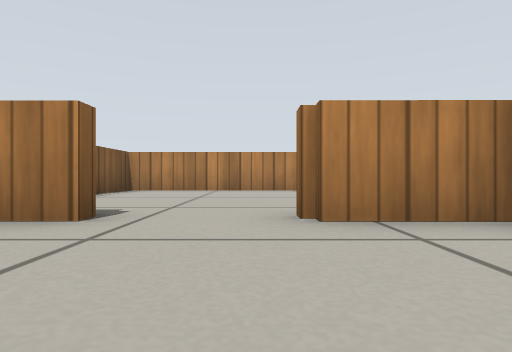
View 1 (above)

24 first-person views from a walk through a world built for the Gazebo simulator. The camera is 0.19 m above the floor, looks level and sees 75° across. The floor is counted in squares, 0.5 m on a side. Each view is taken from the middle of a square. On the plan, view 1 faces up. The plan holds only what a view shows up to about 9 squares ahead; the rest is blank. Simple patterns stand in for the simulator's built-in surfaces.

View 2
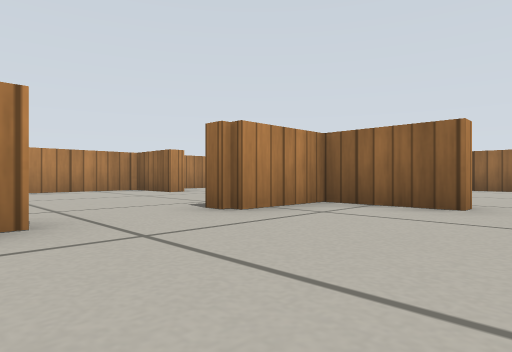

View 3
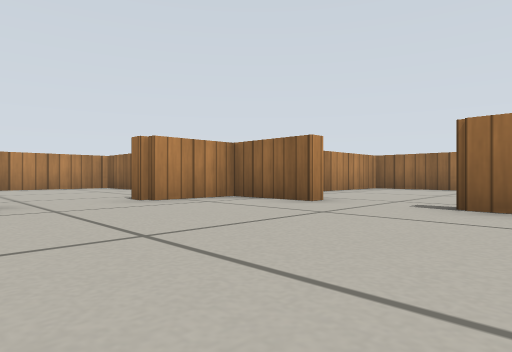

View 4
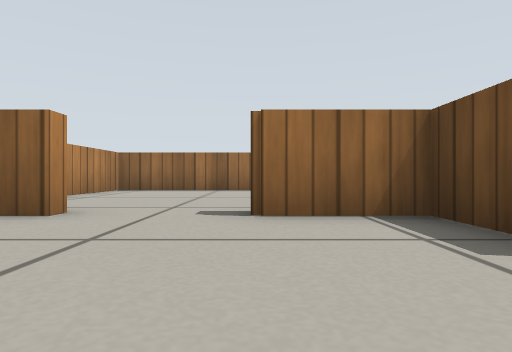

View 5
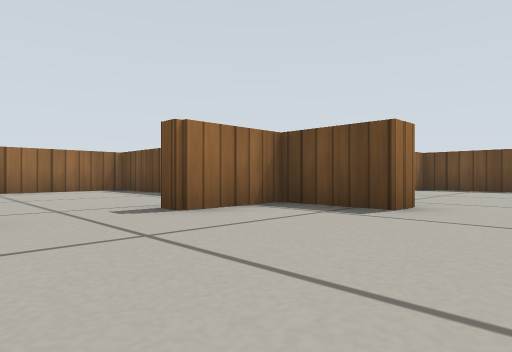

View 6
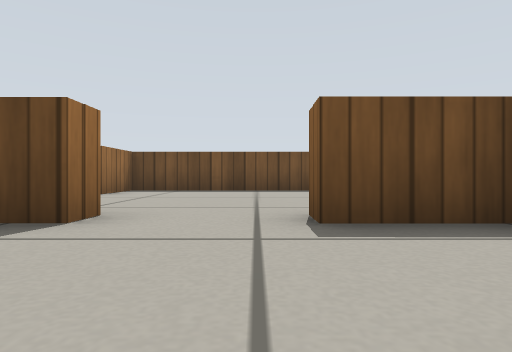

View 7
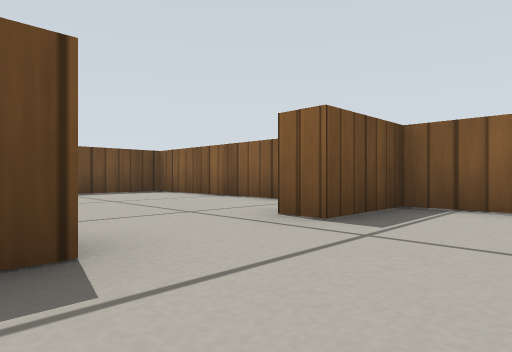

View 8
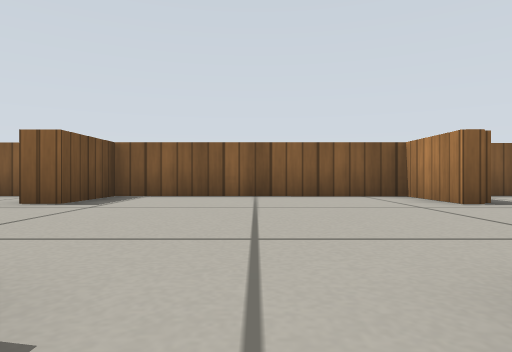

View 9
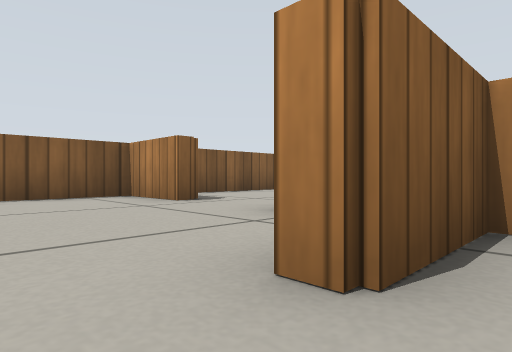

View 10
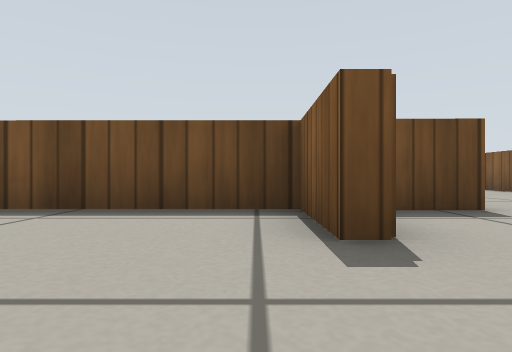

View 11
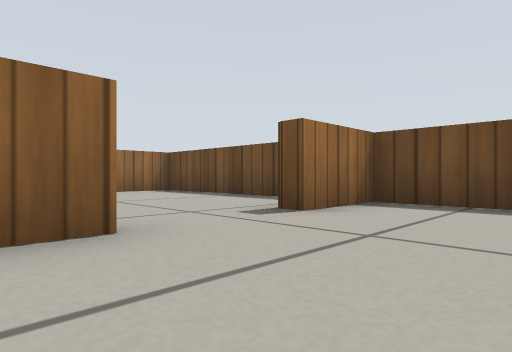

View 12
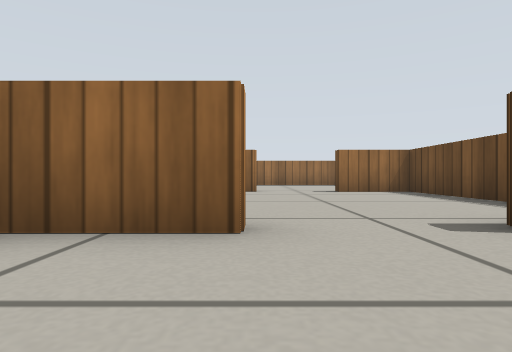

View 13
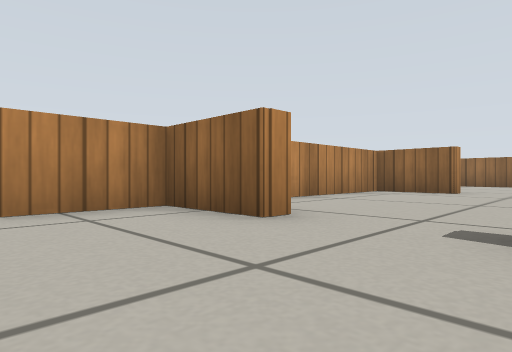

View 14
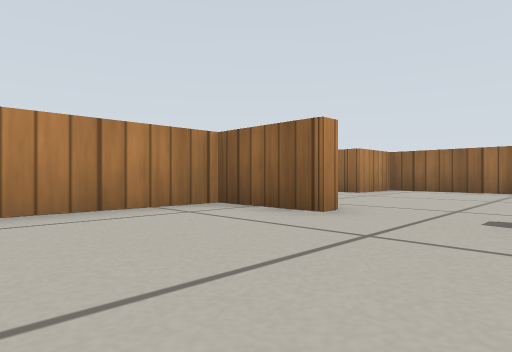

View 15
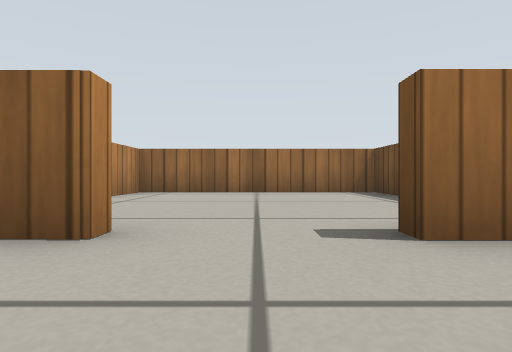

View 16
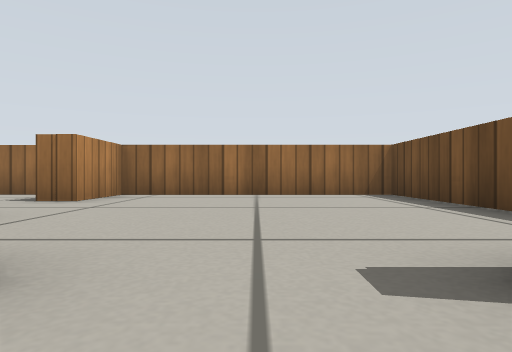

View 17
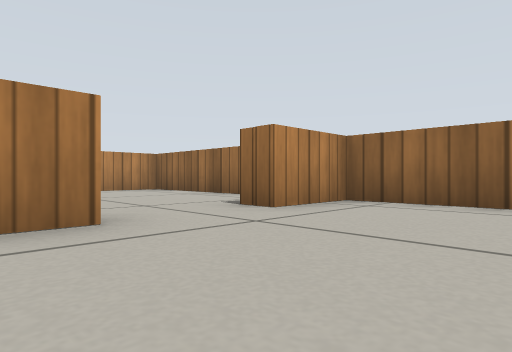

View 18
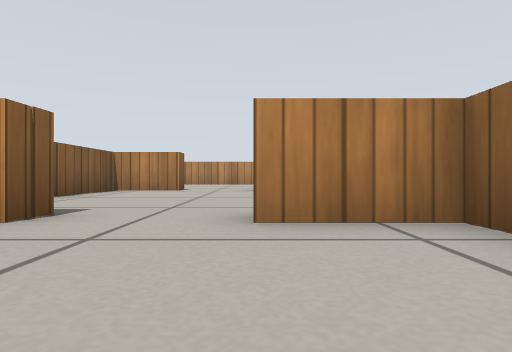

View 19
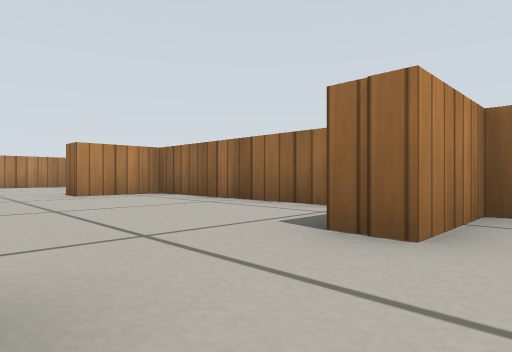

View 20
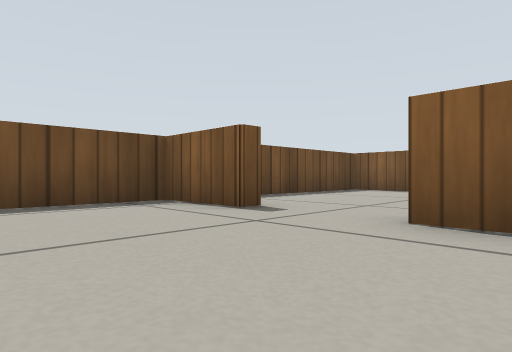

View 21
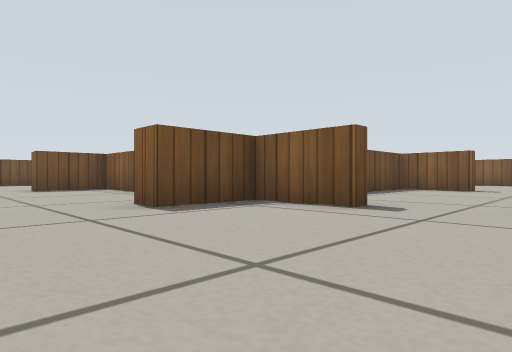

View 22
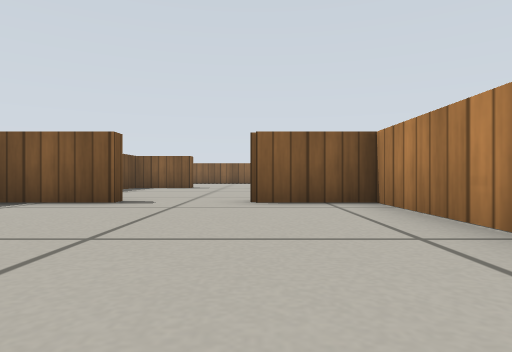

View 23
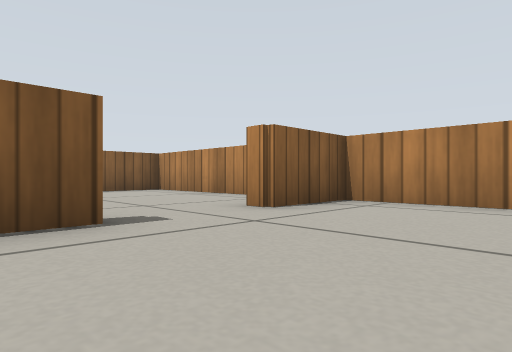

View 24
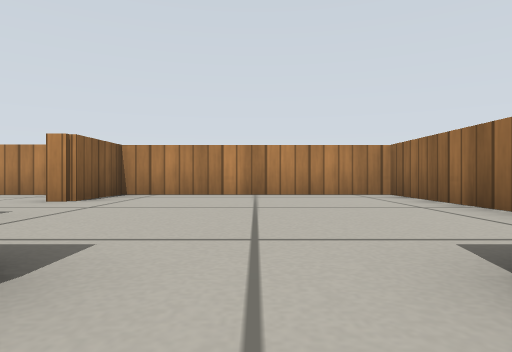

### Floor plan
Points are (right, up) in squares from view 1. A wall is a line through its corners. A room is listed if a view was taken in it or the views show most of it. See-through windows are left out.
Room 1 (views 1, 2, 3, 4, 5, 6, 7)
walls: (-1.5, 3.3) (-1.5, 2.8) (-3.2, 2.8) (-3.2, -2.6) (-1.5, -2.7) (-1.5, -3.3); (2.2, 1) (2.2, 2.7) (0.5, 2.8) (0.5, 3.3); (0.5, -3.3) (0.5, -2.7) (2.2, -2.7) (2.2, -0.9)
ways out: opening at (2, 0) to room 2; opening at (-0.5, -3) to room 3; opening at (-0.5, 3) to room 9
Room 2 (views 8, 9, 10)
walls: (2.2, -0.9) (2.5, -1) (2.5, -2.7) (7.8, -2.7) (7.8, 2.7) (5, 2.7); (2.5, 2.7) (2.5, 1) (2.2, 1)
ways out: opening at (2, 0) to room 1
Room 3 (views 11, 12, 13)
walls: (-3.2, -4.3) (-3.2, -8.7) (2.2, -8.7) (2.2, -6.9); (2.2, -5) (2.2, -3.3) (0.5, -3.3)
ways out: opening at (-0.5, -3) to room 1; opening at (2, -5.5) to room 4
Room 4 (views 14, 15, 16)
walls: (2.6, -5) (2.2, -5); (2.2, -6.9) (2.5, -6.9) (2.5, -8.3); (8, -5.1) (8, -3.3) (4.6, -3.3); (2.8, -8.7) (7.9, -8.7) (8, -7)
ways out: opening at (2, -5.5) to room 3; opening at (8, -6) to room 5
Room 5 (views 17, 18, 19, 20)
walls: (10, -3.3) (9.3, -3.3); (8, -7) (8.3, -7) (8.3, -8.7) (13.7, -8.7) (13.7, -3.3) (12, -3.3); (8.3, -4.2) (8.3, -5.1)
ways out: opening at (8, -6) to room 4; opening at (11, -3) to room 7
Room 6 (views 21, 22, 23)
walls: (13.7, 5.5) (13.7, 8.7) (8.3, 8.7) (8.3, 6.9) (7.9, 6.9); (7.9, 5) (8.3, 5) (8.3, 3.3) (10, 3.3) (10, 2.7); (12, 2.7) (12, 3.4)
ways out: opening at (11, 3) to room 7; opening at (8, 6) to room 8
Room 7 (view 24)
walls: (10, 2.7) (8.3, 2.7) (8.3, -2); (13.7, -1.6) (13.7, 2.7) (12, 2.7); (9, -2.7) (10, -2.7) (10, -3.3); (12, -3.3) (12, -2.6)
ways out: opening at (11, -3) to room 5; opening at (11, 3) to room 6
Room 8 (no view inside)
walls: (2.5, 5.1) (2.5, 3.8); (6.9, 8.7) (2.9, 8.7); (2.6, 8.3) (2.5, 7) (2.2, 7); (3, 3.3) (4.5, 3.3)
ways out: opening at (8, 6) to room 6; opening at (2, 5.5) to room 9
Room 9 (no view inside)
walls: (-3.2, 6.4) (-3.2, 4.4); (2.2, 7) (2.2, 8.7) (-3.2, 8.7) (-3.2, 6.8)
ways out: opening at (-0.5, 3) to room 1; opening at (2, 5.5) to room 8

Positions as (right, up) in squares from view 1, and headings:
1: (0, 0), facing up
2: (-2, 0), facing up-right
3: (-2, -2), facing up-right
4: (-1, -1), facing right
5: (-1, 1), facing down-right
6: (-1, 0), facing down
7: (1, -1), facing down-left
8: (3, 0), facing left
9: (3, 0), facing up-left
10: (3, 1), facing down
11: (0, -4), facing down-right
12: (0, -5), facing right
13: (0, -7), facing up-right
14: (5, -7), facing up-right
15: (6, -6), facing right
16: (7, -6), facing right
17: (9, -6), facing up-right
18: (12, -6), facing up
19: (10, -4), facing up-right
20: (11, -4), facing down-left
21: (12, 7), facing down-left
22: (13, 7), facing left
23: (11, 4), facing up-left
24: (11, 2), facing up
